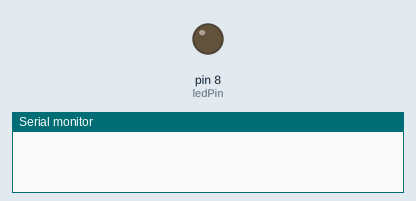
This sketch was run on a simulated Arduino Uno, built with avr-gcc and run on an emulated ATmega328P. On the bench: output pins drawn as LEDs (lit = HIGH), the last lines printed to the serial monitor.

Above: at 2.5 s.
At 7.5 s:
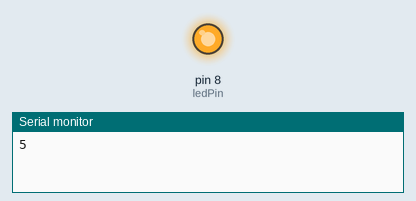
Timing chart, 0 to 13.0 s (numbered marks = the images above):
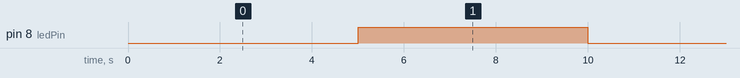

Measured:
- by itself, pin 8 (ledPin): alternates HIGH for 5.0 s and LOW for 5.0 s

The sketch:

Arduino_TDS2.ino
```cpp
const int ledPin =  8;      // the number of the LED pin

int ledState = LOW;             // ledState used to set the LED
long previousMillis = 0;        // will store last time LED was updated


long interval = 5000;           // interval at which to blink (milliseconds)

void setup() {
  // set the digital pin as output:
  Serial.begin(9600);
  pinMode(ledPin, OUTPUT);
}

void loop()
{

  unsigned long currentMillis = millis();

  if(currentMillis - previousMillis > interval) {
    previousMillis = currentMillis;
    if (ledState == LOW){
      ledState = HIGH;
    }
    else{
      ledState = LOW;
    }
    digitalWrite(ledPin, ledState);
    Serial.println(millis()/1000);
  }

}
```
